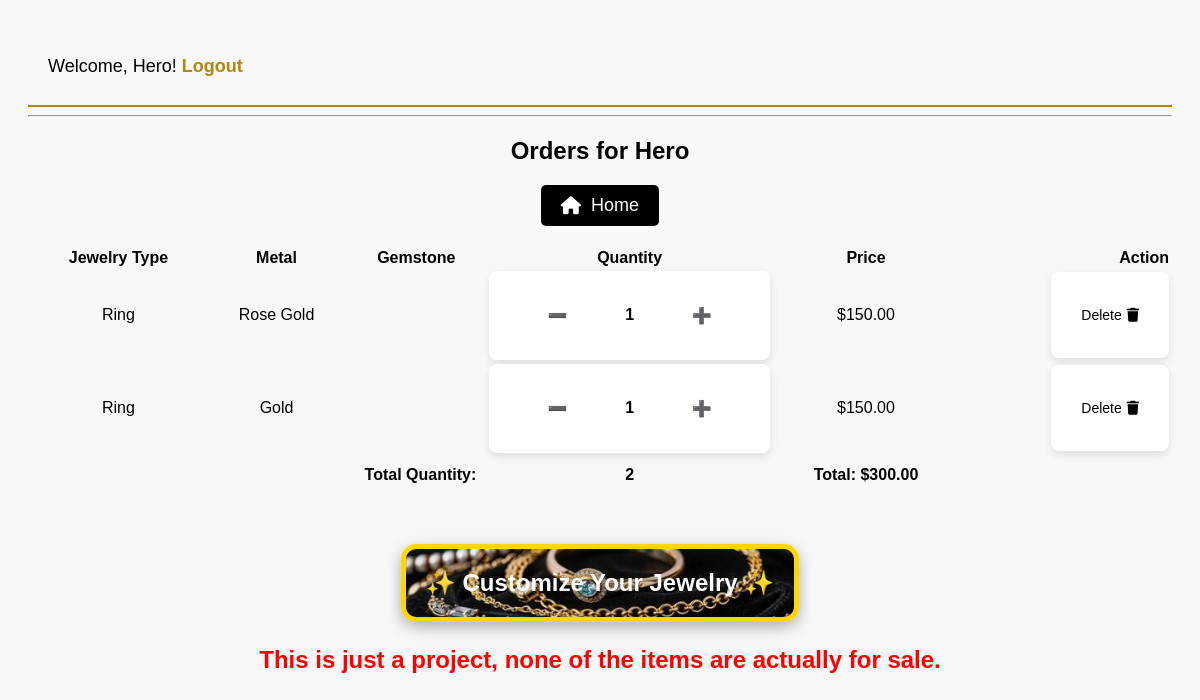
Page /orders (signed in) on the committed database.
### tables this page shows
CREATE TABLE orders (
            id INTEGER PRIMARY KEY AUTOINCREMENT,
            jewelry_type TEXT,
            metal TEXT,
            gemstone TEXT
        , user_id INTEGER, quantity INTEGER DEFAULT 1, price REAL DEFAULT 0.0);

### app.py (the view)
@app.route('/orders')
def view_orders():
    if 'user' not in session:
        return redirect(url_for('login'))
    user = session['user']
    conn = sqlite3.connect('jewelry_store.db')
    c = conn.cursor()
    c.execute("SELECT id, jewelry_type, metal, gemstone, quantity, price FROM orders WHERE user_id = (SELECT id FROM users WHERE username = ?)", (user,))
    orders = c.fetchall()
    c.execute("SELECT SUM(quantity) FROM orders WHERE user_id = (SELECT id FROM users WHERE username = ?)", (user,))
    total_quantity = c.fetchone()[0] or 0  # Default to 0 if no items
    c.execute("SELECT SUM(quantity * price) FROM orders WHERE user_id = (SELECT id FROM users WHERE username = ?)", (user,))
    total_price = c.fetchone()[0] or 0.0  # Default to 0.0 if no items
    conn.close()
    return render_template('orders.html', orders=orders, user=user, total_quantity=total_quantity, total_price=total_price)

### templates/orders.html (shortened to what this page needs)
<!DOCTYPE html>
<html lang="en">
<head>
    <link rel="stylesheet" type="text/css" href="{{ url_for('static', filename='styles.css') }}">
    <link rel="stylesheet" href="https://cdnjs.cloudflare.com/ajax/libs/font-awesome/6.0.0/css/all.min.css">
</head>
<body>
    <nav>
        {% if session.get('user') %}
            <p>Welcome, {{ session['user'] }}! <a href="{{ url_for('logout') }}">Logout</a></p>
        {% else %}
            <a href="{{ url_for('login') }}">Login</a> | <a href="{{ url_for('register') }}">Register</a>
        {% endif %}
    </nav>
    <hr>
    <h2>Orders for {{ user }}</h2>
<div style="text-align: center; margin-bottom: 20px;">
    <a href="{{ url_for('home') }}" style="text-decoration: none;">
        <button style="background-color: black; color: white; font-size: 18px; padding: 10px 20px;
                       border: none; border-radius: 5px; cursor: pointer; display: flex; align-items: center; gap: 10px;">
            <i class="fa-solid fa-home"></i> Home
        </button>
    </a>
</div>
    <table style="width: 100%;">
        <tr>
            <th>Jewelry Type</th>
            <th>Metal</th>
            <th>Gemstone</th>
            <th>Quantity</th>
            <th>Price</th>
            <th style="text-align: right;">Action</th>
        </tr>
        {% for order in orders %}
        <tr>
            <td>{{ order[1] }}</td>
            <td>{{ order[2] }}</td>
            <td>{{ order[3] }}</td>
            <td style="text-align: center;">
                <form action="{{ url_for('update_quantity', order_id=order[0]) }}" method="POST"
                    style="display: flex; align-items: center; gap: 8px; justify-content: center;">
                    <button type="submit" name="action" value="decrease"
                        style="border: none; background: white; color: black; font-size: 16px; padding: 5px 8px;
                        border-radius: 5px; cursor: pointer;">
                        ➖
                    </button>
                    <div style="width: 32px; height: 32px; display: flex; align-items: center; justify-content: center;
                        font-size: 16px; font-weight: bold; background: white; color: black;">
                        {{ order[4] }}
                    </div>
                    <button type="submit" name="action" value="increase"
                        style="border: none; background: white; color: black; font-size: 16px; padding: 5px 8px;
                        border-radius: 5px; cursor: pointer;">
                        ➕
                    </button>
                </form>
            </td>
            <td>${{ '%.2f' | format(order[5] * order[4]) }}</td>
            <td style="text-align: right;">
                <form action="{{ url_for('remove_order', order_id=order[0]) }}" method="POST">
                    <button type="submit" class="delete-button"
                        style="border: none; background: white; color: black; font-size: 14px; padding: 5px 10px;
                        cursor: pointer; display: flex; align-items: center; gap: 5px;">
                        <span style="font-size: 14px;">Delete</span>
                        <i class="fa-solid fa-trash" style="color: black; font-size: 14px;"></i>
                    </button>
                </form>
            </td>
        </tr>
        {% endfor %}
        <tr>
            <td colspan="3" style="font-weight: bold; text-align: right; padding: 10px;">Total Quantity:</td>
            <td style="text-align: center; font-weight: bold;">
                {{ total_quantity }}
            </td>
            <td style="font-weight: bold;">Total: ${{ '%.2f' | format(total_price) }}</td>
            <td></td>
        </tr>
    </table>
    <br>
<div style="text-align: center; margin-top: 30px;">
    <a href="{{ url_for('customize') }}" style="text-decoration: none;">
        <div style="
            display: inline-block;
            padding: 20px;
            font-size: 24px;
            font-weight: bold;
            color: white;
            border: 5px solid gold;
            border-radius: 15px;
            background-image: url('{{ url_for('static', filename='images/jewelry-bg.jpg') }}');
            background-size: cover;
            background-position: center;
            box-shadow: 0px 5px 15px rgba(0, 0, 0, 0.3);
        ">
            ✨ Customize Your Jewelry ✨
        </div>
    </a>
</div>
<div style="text-align: center; margin-top: 20px;">
    <p style="font-size: 24px; font-weight: bold; color: red;">
        This is just a project, none of the items are actually for sale.
    </p>
</div>
</body>
</html>

### static/styles.css (style rules this page uses)
body { font-family: Arial, sans-serif; background-color: #f8f8f8; text-align: center; padding: 20px; }
p { font-size: 18px; }
form { background: white; padding: 20px; border-radius: 8px; box-shadow: 0px 4px 10px rgba(0, 0, 0, 0.1); display: inline-block; text-align: left; }
label, select, button { display: block; margin: 10px auto; font-size: 16px; }
button { background-color: #b8860b; color: white; padding: 10px; border: none; cursor: pointer; }
nav { display: flex; justify-content: space-between; align-items: center; padding: 10px 20px; background-color: #f8f8f8; border-bottom: 2px solid #b8860b; }
nav a { font-size: 18px; font-weight: bold; text-decoration: none; color: #b8860b; transition: color 0.3s; }
.delete-button { display: flex; align-items: center; gap: 5px; font-size: 14px; color: red; }

### rows in the picture
orders: jewelry_type "Ring", metal "Rose Gold", quantity "1", order[5]*order[4] "150.00"
orders: jewelry_type "Ring", metal "Gold", quantity "1", order[5]*order[4] "150.00"

### other values in the picture
{{ session['user'] }} "Hero"
{{ user }} "Hero"
{{ total_quantity }} "2"
{{ '%.2f' | format(total_price) }} "300.00"
